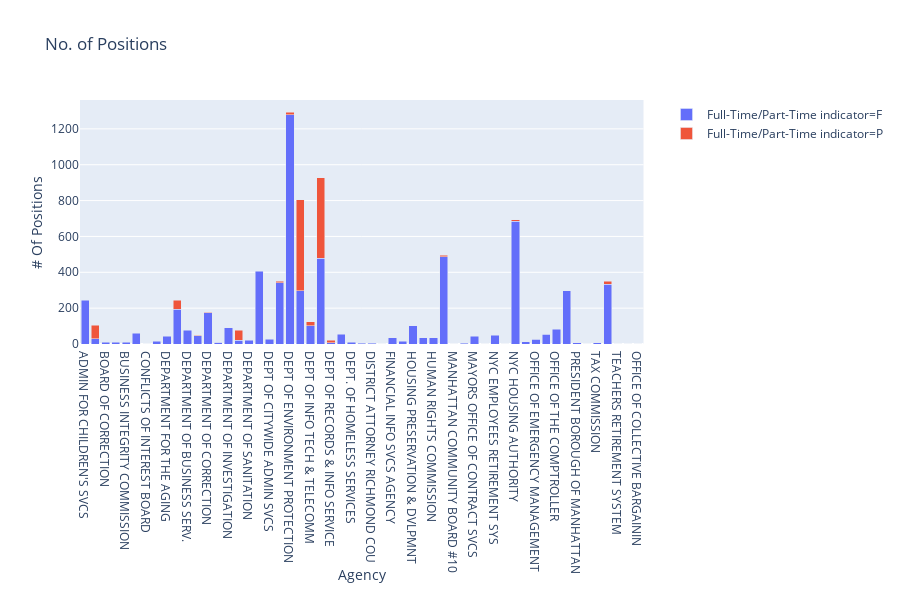

Source (notebook cell):
### Code cell
fig = px.bar(nop,x="Agency",y="# Of Positions",title="No. of Positions",barmode="stack",color="Full-Time/Part-Time indicator")
fig.show()

### Figure 1 — Plotly figure (JSON) as saved in the notebook; plotly's stock layout.template omitted (floating-point values rounded to 4 significant figures)
{"data": [{"alignmentgroup": "True", "hoverlabel": {"namelength": 0}, "hovertemplate": "Full-Time/Part-Time indicator=F<br>Agency=%{x}<br># Of Positions=%{y}", "legendgroup": "Full-Time/Part-Time indicator=F", "marker": {"color": "#636efa"}, "name": "Full-Time/Part-Time indicator=F", "offsetgroup": "Full-Time/Part-Time indicator=F", "orientation": "v", "showlegend": true, "textposition": "auto", "type": "bar", "x": ["ADMIN FOR CHILDREN'S SVCS", "ADMIN TRIALS AND HEARINGS", "BOARD OF CORRECTION", "BOROUGH PRESIDENT-QUEENS", "BUSINESS INTEGRITY COMMISSION", "CIVILIAN COMPLAINT REVIEW BD", "CONFLICTS OF INTEREST BOARD", "CONSUMER AFFAIRS", "DEPARTMENT FOR THE AGING", "DEPARTMENT OF BUILDINGS", "DEPARTMENT OF BUSINESS SERV.", "DEPARTMENT OF CITY PLANNING", "DEPARTMENT OF CORRECTION", "DEPARTMENT OF FINANCE", "DEPARTMENT OF INVESTIGATION", "DEPARTMENT OF PROBATION", "DEPARTMENT OF SANITATION", "DEPARTMENT OF TRANSPORTATION", "DEPT OF CITYWIDE ADMIN SVCS", "DEPT OF DESIGN & CONSTRUCTION", "DEPT OF ENVIRONMENT PROTECTION", "DEPT OF HEALTH/MENTAL HYGIENE", "DEPT OF INFO TECH & TELECOMM", "DEPT OF PARKS & RECREATION", "DEPT OF RECORDS & INFO SERVICE", "DEPT OF YOUTH & COMM DEV SRVS", "DEPT. OF HOMELESS SERVICES", "DISTRICT ATTORNEY KINGS COUNTY", "DISTRICT ATTORNEY RICHMOND COU", "EQUAL EMPLOY PRACTICES COMM", "FINANCIAL INFO SVCS AGENCY", "FIRE DEPARTMENT", "HOUSING PRESERVATION & DVLPMNT", "HRA/DEPT OF SOCIAL SERVICES", "HUMAN RIGHTS COMMISSION", "LAW DEPARTMENT", "MANHATTAN COMMUNITY BOARD #10", "MANHATTAN COMMUNITY BOARD #11", "MAYORS OFFICE OF CONTRACT SVCS", "MUNICIPAL WATER FIN AUTHORITY", "NYC EMPLOYEES RETIREMENT SYS", "NYC FIRE PENSION FUND", "NYC HOUSING AUTHORITY", "OFF OF PAYROLL ADMINISTRATION", "OFFICE OF EMERGENCY MANAGEMENT", "OFFICE OF MANAGEMENT & BUDGET", "OFFICE OF THE COMPTROLLER", "POLICE DEPARTMENT", "PRESIDENT BOROUGH OF MANHATTAN", "PUBLIC ADMINISTRATOR-NEW YORK", "TAX COMMISSION", "TAXI & LIMOUSINE COMMISSION", "TEACHERS RETIREMENT SYSTEM"], "xaxis": "x", "y": [245, 28, 10, 10, 11, 61, 2, 15, 42, 194, 78, 47, 174, 9, 92, 22, 22, 405, 26, 341, 1279, 298, 103, 478, 7, 55, 11, 5, 4, 2, 34, 14, 102, 35, 34, 487, 2, 4, 44, 2, 50, 2, 684, 12, 26, 54, 81, 298, 6, 1, 6, 333, 1], "yaxis": "y"}, {"alignmentgroup": "True", "hoverlabel": {"namelength": 0}, "hovertemplate": "Full-Time/Part-Time indicator=P<br>Agency=%{x}<br># Of Positions=%{y}", "legendgroup": "Full-Time/Part-Time indicator=P", "marker": {"color": "#EF553B"}, "name": "Full-Time/Part-Time indicator=P", "offsetgroup": "Full-Time/Part-Time indicator=P", "orientation": "v", "showlegend": true, "textposition": "auto", "type": "bar", "x": ["ADMIN TRIALS AND HEARINGS", "DEPARTMENT OF BUILDINGS", "DEPARTMENT OF CITY PLANNING", "DEPARTMENT OF CORRECTION", "DEPARTMENT OF FINANCE", "DEPARTMENT OF PROBATION", "DEPT OF DESIGN & CONSTRUCTION", "DEPT OF ENVIRONMENT PROTECTION", "DEPT OF HEALTH/MENTAL HYGIENE", "DEPT OF INFO TECH & TELECOMM", "DEPT OF PARKS & RECREATION", "DEPT OF RECORDS & INFO SERVICE", "FINANCIAL INFO SVCS AGENCY", "LAW DEPARTMENT", "MANHATTAN COMMUNITY BOARD #8", "NYC HOUSING AUTHORITY", "OFFICE OF COLLECTIVE BARGAININ", "OFFICE OF EMERGENCY MANAGEMENT", "OFFICE OF MANAGEMENT & BUDGET", "TAXI & LIMOUSINE COMMISSION"], "xaxis": "x", "y": [77, 50, 2, 4, 2, 56, 10, 14, 507, 22, 450, 14, 2, 8, 2, 9, 2, 4, 2, 18], "yaxis": "y"}], "layout": {"barmode": "stack", "height": 600, "legend": {"tracegroupgap": 0}, "title": {"text": "No. of Positions"}, "xaxis": {"anchor": "y", "domain": [0, 0.98], "title": {"text": "Agency"}}, "yaxis": {"anchor": "x", "domain": [0, 1], "title": {"text": "# Of Positions"}}}}
